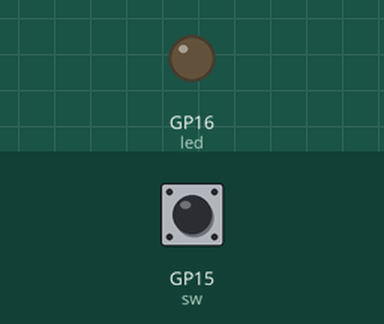
Bench run of a program on a simulated Raspberry Pi Pico running MicroPython. Parts: output pins drawn as LEDs (lit = HIGH). Dashed ring = blinking. Inputs (shaded band) come from the test bench; at power-on: GP15 (sw) HIGH.

Above: at 1.2 s.
1.3 s: GP15 (sw) pulled LOW for 3.2 s
At 1.7 s:
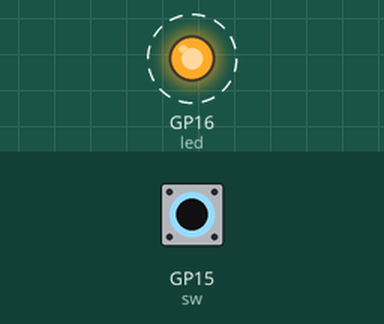
Timing chart, 0 to 6.3 s (numbered marks = the images above; inputs shaded):
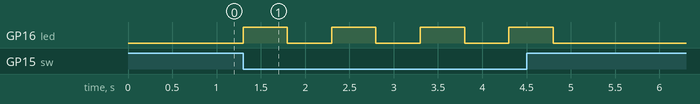

The program:

switch.py
```python
from machine import Pin
import time
led = Pin(16,Pin.OUT)
sw = Pin(15,Pin.IN)
while True:
    status = sw.value()
    if status == 0:
        led.value(1)
        time.sleep(0.5)
        led.value(0)
        time.sleep(0.5)
        
```

Measured:
- after the input at 1.3 s, GP16 (led): alternates HIGH for 0.50 s and LOW for 0.50 s, 8 changes in all, then stays LOW, starting at once
